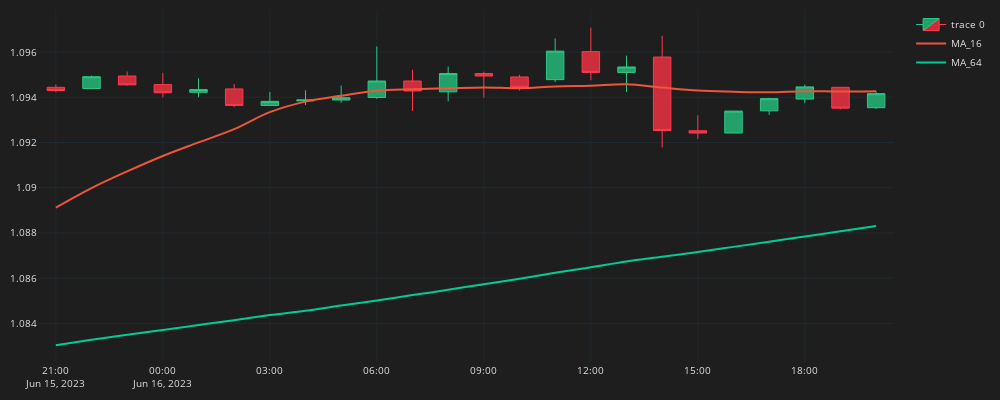

Source (notebook cell):
### Code cell
fig = go.Figure()
fig.add_trace(go.Candlestick(
    x=df_plot.time, open=df_plot.mid_o, high=df_plot.mid_h, low=df_plot.mid_l, close=df_plot.mid_c,
    line=dict(width=1), opacity=1,
    increasing_fillcolor='#24A06B',
    decreasing_fillcolor="#CC2E3C",
    increasing_line_color='#2EC886',  
    decreasing_line_color='#FF3A4C'
))
for ma in ma_list:  
    col = f"MA_{ma}"
    fig.add_trace(go.Scatter(x=df_plot.time, 
        y=df_plot[col],
        line=dict(width=2),
        line_shape='spline',
        name=col
        ))
fig.update_layout(width=1000,height=400,
    margin=dict(l=10,r=10,b=10,t=10),
    font=dict(size=10,color="#e1e1e1"),
    paper_bgcolor="#1e1e1e",
    plot_bgcolor="#1e1e1e")
fig.update_xaxes(
    gridcolor="#1f292f",
    showgrid=True,fixedrange=True,rangeslider=dict(visible=False)
)
fig.update_yaxes(
    gridcolor="#1f292f",
    showgrid=True
)
fig.show()
